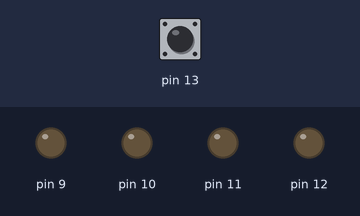
Recording of a sketch running on a simulated Arduino Uno, built with avr-gcc and run on an emulated ATmega328P. Shown: output pins drawn as LEDs (lit = HIGH). Inputs (shaded band) come from the test bench; at power-on: pin 13 LOW. Random numbers use the default seed unless the sketch sets one.

Above: at 1.2 s.
1.3 s: pin 13 driven HIGH
At 1.9 s:
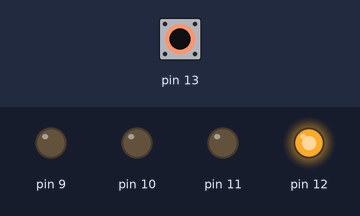
2.8 s: pin 13 driven LOW
At 4.0 s:
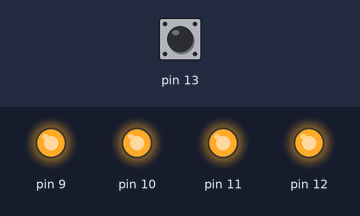
4.3 s: pin 13 driven HIGH
At 5.4 s:
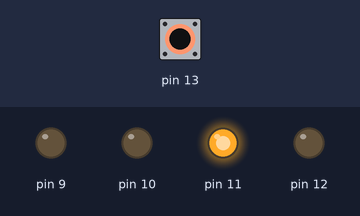
5.8 s: pin 13 driven LOW
At 6.5 s:
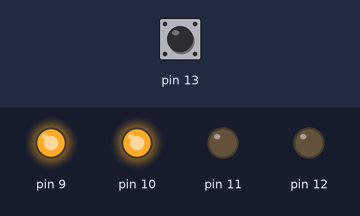
7.3 s: pin 13 driven HIGH
At 7.6 s:
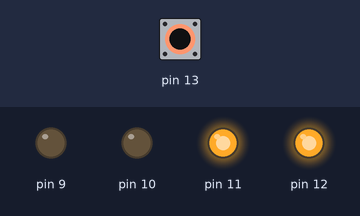
8.8 s: pin 13 pulsed LOW 5 times (0.12 s each, 0.3 s apart)
At 10.5 s:
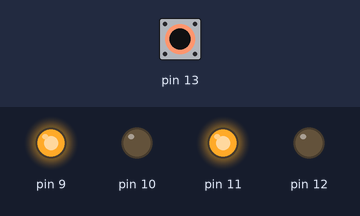
Timing chart, 0 to 12.0 s (numbered marks = the images above; inputs shaded):
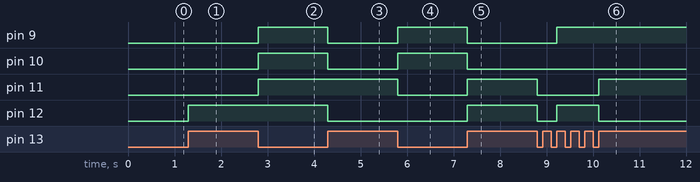

Measured:
- after the input at 1.3 s, pin 12: LOW → HIGH at once
- after the input at 2.8 s, pin 9–11: LOW → HIGH at once
- after the input at 4.3 s, pin 9, pin 10, pin 12: HIGH → LOW at once
- after the input at 5.8 s, pin 9, pin 10: LOW → HIGH at once; pin 11: HIGH → LOW at once
- after the input at 7.3 s, pin 9, pin 10: HIGH → LOW at once; pin 11, pin 12: LOW → HIGH at once
- after the input at 8.8 s, pin 9: LOW → HIGH after 0.42 s; pin 11: HIGH → LOW at once, → HIGH 1.3 s later; pin 12: HIGH → LOW at once, → HIGH 0.42 s later, → LOW 0.90 s later

The sketch:

dado.ino
```cpp
/*
Esteban Vargas Arrieta  A96486
Ignacio Picado Vargas A94781
Basado en el ejemplo visto en: http://www.arduino.cc/en/Tutorial/ButtonStateChange
*/

// Variables
// contador que registra cuantas veces se presiona el contador
int buttonPushCounter = 0;
// variable que almacena el estado del boton
int buttonState = 0;
// variable que almacena el estado anterior del boton
int lastButtonState = 0;
//vecetor que almacena el valor de cada uno de los 4 leds que componen el dado
int dado[3];
//Variable que almacena la cantidad de milisegundos transcurridos desde que inicia el programa
unsigned long preMillis = 0;
//Rebote indica la cantidad de milisegundos  que debe transcurrir antes de aceptar un nuevo valor como entrada
long rebote = 400;

void setup() {
  // Se definen los I/O
  pinMode(9,OUTPUT);
  pinMode(10,OUTPUT);
  pinMode(11,OUTPUT);
  pinMode(12,OUTPUT);
  pinMode(13,INPUT);
}

void loop() {
  //se lee al presionar en boton
  buttonState = digitalRead(13);

  //compara el estado del boton y el estado anterior, con base a este calcula el nuevo valor del dado
  if(buttonState != lastButtonState) {
    unsigned long currentMillis = millis();
    //Realiza la resta y hasta que no se haya cumplido el tiempo de rebote no vuelve a ingresar al if, de modo que se evitan cambios de estado por ruido
    if((currentMillis - preMillis) >= rebote){
      preMillis = currentMillis;
      // Se selecciona un numero aleatorio entre 0-256 para cada uno de las casillas del vector dado
      dado[0]= random(0,256);
      dado[1]= random(0,256);
      dado[2]= random(0,256);
      dado[3]= random(0,256);
      // Para cada una de las posiciones del dado selesccionadas aleatoriamente se procede a calcular el modulo 2 de cada una de ellas y dependiendo si es 0 pone la sennal en alto, de lo contrario si es 1 la pone en bajo.
      if(dado[0]%2 == 0){
        digitalWrite(9,HIGH);
      }
      else {
        digitalWrite(9,LOW);
      }
      if(dado[1]%2 == 0){
        digitalWrite(10,HIGH);
      }
      else {
        digitalWrite(10,LOW);
      }
      if(dado[2]%2 == 0){
        digitalWrite(11,HIGH);
      }
      else {
        digitalWrite(11,LOW);
      }
      if(dado[3]%2 == 0){
        digitalWrite(12,HIGH);
      }
      else {
        digitalWrite(12,LOW);
      }
      delay(100);
    }
  }
  // Actualiza el ultimo estado del boton de modo que no se repita el if hasta recibir una nueva pulzacion
  lastButtonState = buttonState;
}
```
